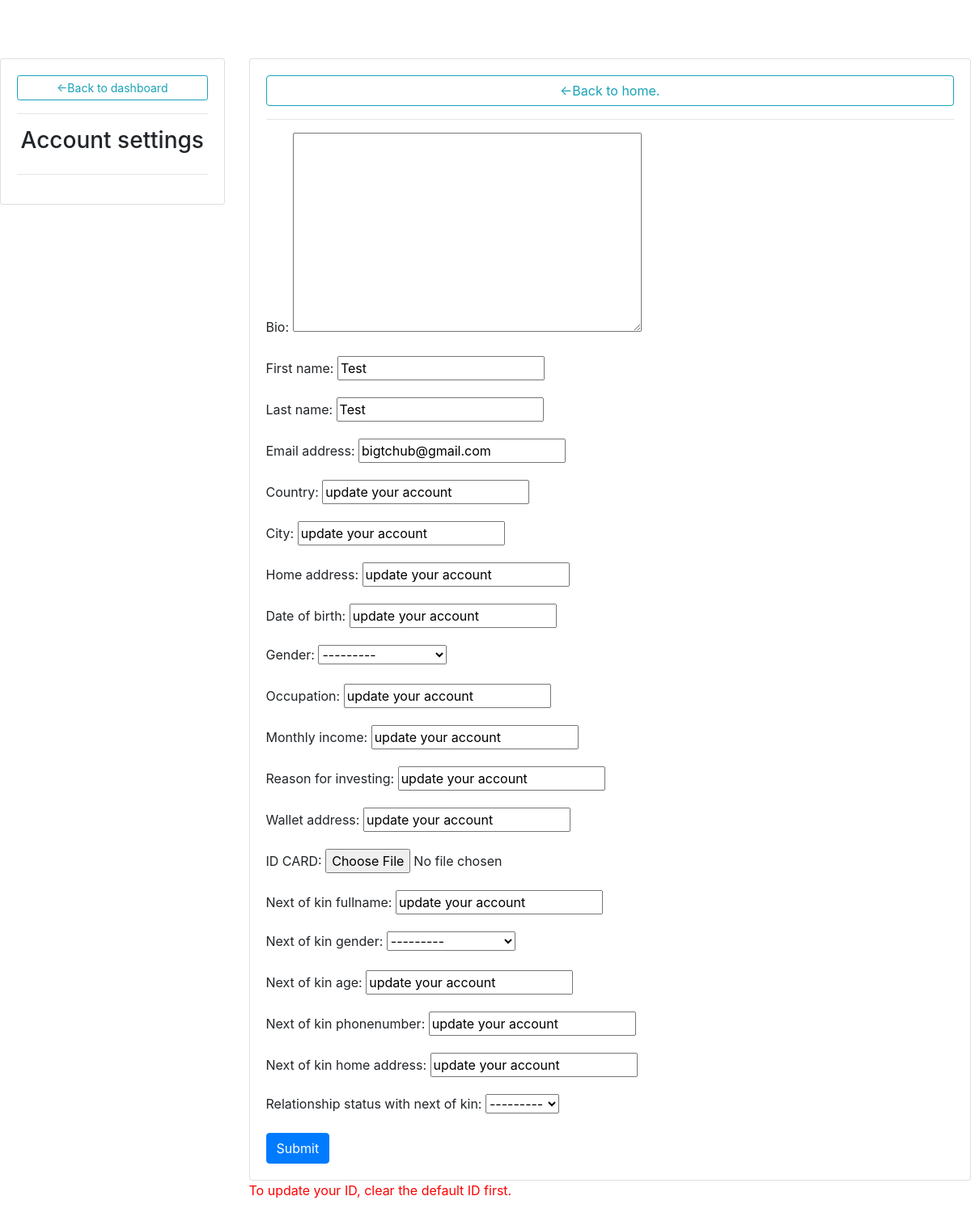
Page /account_settings/ (signed in) on the committed database.
### gencapapp/models.py (models this page shows, shortened)
class Client(models.Model):
	GENDER= (
		('MALE', 'MALE'),
		('FEMALE', 'FEMALE'),
		('TRANSGENDER', 'TRANSGENDER'),
		('RATHER NOT SAY', 'RATHER NOT SAY'),
		)
	KIN_GENDER= (
		('MALE', 'MALE'),
		('FEMALE', 'FEMALE'),
		('TRANSGENDER', 'TRANSGENDER'),
		('RATHER NOT SAY', 'RATHER NOT SAY'),
		)
	RELATIONSHIP=(
		('FATHER', 'FATHER'),
		('MOTHER', 'MOTHER'),
		('SIBLING', 'SIBLING'),
		('SPOUSE', 'SPOUSE'),
		('OTHERS', 'OTHERS'),
		)
	user= models.OneToOneField(User, on_delete= models.CASCADE)
	bio= models.TextField(blank= True)
	first_name= models.CharField(max_length=64, default='update your account', null=True, blank=True)
	last_name= models.CharField(max_length=64, default='update your account', null=True, blank=True)
	email_address= models.CharField(max_length=64, default='update your account', null=True, blank=True)
	country= models.CharField(max_length=64, default='update your account', null=True, blank=True)
	city= models.CharField(max_length=64, default='update your account', null=True, blank=True)
	home_address= models.CharField(max_length=64, default='update your account', null=True, blank=True)
	Date_of_birth= models.CharField(max_length=64, default='update your account', null=True, blank=True)
	gender= models.CharField(max_length=64, default='update your account', null=True, blank=True, choices=GENDER)
	occupation= models.CharField(max_length=64, default='update your account', null=True, blank=True)
	monthly_income= models.CharField(max_length=64, default='update your account', null=True, blank=True)
	reason_for_investing= models.CharField(max_length=64, default='update your account', null=True, blank=True)
	code= models.CharField(max_length=12, blank=True)
	recommended_by= models.ForeignKey(User, on_delete=models.CASCADE, blank=True, null=True, related_name='ref_by')
	updated= models.DateTimeField(auto_now= True)
	created= models.DateTimeField(auto_now_add= True)
	deposit= models.FloatField(default=0, null=True)
	balance= models.FloatField(default=0,null=True)
	withdrawal= models.FloatField(default=0,null=True)
	profit= models.FloatField(default=0,null=True)
	roi= models.FloatField(default=0.015, null=True)
	investment_plan_name= models.CharField(default='MISSED-INFO', max_length=20, null=True, blank=True)
	contract_duration= models.FloatField(default=180, null=True, blank=True)
	running_days= models.IntegerField(default=0, null=True)
	wallet_address= models.CharField(max_length=400, default='update your account', null=True)
	ID_CARD= models.ImageField(null=True, blank=True)
	next_of_kin_fullname= models.CharField(max_length=64, default='update your account', null=True, blank=True)
	next_of_kin_phonenumber= models.CharField(max_length=64, default='update your account', null=True, blank=True)
	next_of_kin_gender= models.CharField(max_length=64, default='update your account', null=True, blank=True, choices=KIN_GENDER)
	next_of_kin_age= models.CharField(max_length=64, default='update your account', null=True, blank=True,)
	next_of_kin_phonenumber= models.CharField(max_length=64, default='update your account', null=True, blank=True,)
	next_of_kin_home_address= models.CharField(max_length=64, default='update your account', null=True, blank=True,)
	relationship_status_with_next_of_kin= models.CharField(max_length=64, default='update your account', null=True, blank=True, choices=RELATIONSHIP)
	@property
	def profile_picUrl(self):
		try:
			url= self.profile_pic.url
		except:
			url=''
		return url

### gencapapp/views.py (the view)
# urls.py: path('account_settings/', views.account_settings, name='account_settings'),
@login_required(login_url='signin')
def account_settings(request):
	client= request.user.client
	form=ClientForm(instance=client)
	if request.method=='POST':
		form= ClientForm(request.POST, request.FILES, instance=client)
		if form.is_valid():
			form.save()
	context= {"form":form}
	return render(request, 'gencapapp/account_settings.html', context)

### gencapapp/forms.py
class ClientForm(ModelForm):
	class Meta:
		model= Client
		fields= '__all__'
		exclude= ['user','code', 'recommended_by', 'deposit', 'balance', 'withdrawal', 'profit','roi', 'running_days', 'investment_plan_name', 'contract_duration']

### gencapapp/templates/gencapapp/account_settings.html (shortened to what this page needs)
<!DOCTYPE html>
{% load static %}
<html>
<head>
	<link rel="stylesheet" href="https://stackpath.bootstrapcdn.com/bootstrap/4.1.3/css/bootstrap.min.css">
    <link rel="stylesheet" href="https://use.fontawesome.com/releases/v5.6.1/css/all.css">
</head>
<body>
<br>
<br>
<br>
<div class="row">
	<div class="col-md-3">
		<div class="card card-body">
			<a href="{% url 'dashboard' %}" class="btn btn-outline-info btn-sm">&#8592;Back to dashboard</a>
			<hr>
			<h3 style="text-align: center;">Account settings</h3>
			<hr>
		</div>
	</div>
		<div class="col-md-9">
		<div class="card card-body">
			<a href="{% url 'home' %}" class="btn btn-outline-info">&#8592;Back to home.</a>
			<hr>
			<form method="Post" action="" enctype='multipart/form-data'>
				{{form.as_p}}
				<input type="submit" class="btn btn-primary" name="Update information">
			</form>
		</div>
		<p style="color: red;">To update your ID, clear the default ID first.</p>
	</div>
</div>
</body>
</html>

### rows in the picture
Client: first_name "Test", last_name "Test", email_address "bigtchub@gmail.com", country "update your account", city "update your account", home_address "update your account", Date_of_birth "update your account", gender "---------", occupation "update your account", monthly_income "update your account", reason_for_investing "update your account", wallet_address "update your account", next_of_kin_fullname "update your account", next_of_kin_gender "---------", next_of_kin_age "update your account", next_of_kin_phonenumber "update your account", next_of_kin_home_address "update your account", relationship_status_with_next_of_kin "---------"
